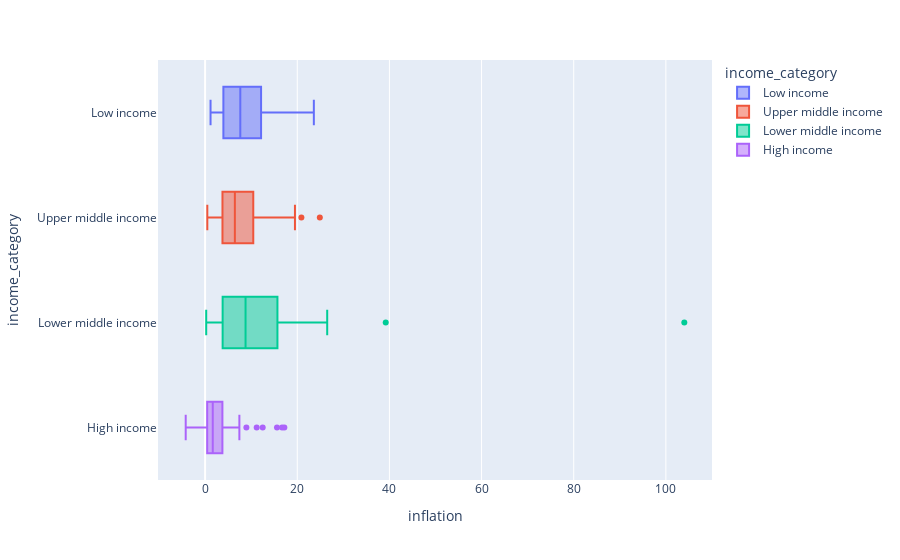

Write notebook code for a chart like this one.
### Code cell
# Plot de Distribuição (BoxPlot) por inflation e income_category
px.box(df_countries, x='inflation', y='income_category', color='income_category', orientation='h', hover_data=['country'])

### Figure 1 — Plotly figure (JSON) as saved in the notebook; plotly's stock layout.template omitted (floating-point values rounded to 4 significant figures)
{"data": [{"alignmentgroup": "True", "customdata": [["Afghanistan"], ["Burkina Faso"], ["Burundi"], ["Central African Republic"], ["Chad"], ["Congo Dem. Rep."], ["Eritrea"], ["Gambia"], ["Guinea-Bissau"], ["Liberia"], ["Madagascar"], ["Malawi"], ["Mali"], ["Mozambique"], ["Niger"], ["Rwanda"], ["Sierra Leone"], ["Sudan"], ["Togo"], ["Uganda"], ["Yemen"]], "hovertemplate": "income_category=%{y}<br>inflation=%{x}<br>country=%{customdata[0]}<extra></extra>", "legendgroup": "Low income", "marker": {"color": "#636efa"}, "name": "Low income", "notched": false, "offsetgroup": "Low income", "orientation": "h", "showlegend": true, "type": "box", "x": [9.44, 6.81, 12.3, 2.01, 6.39, 20.8, 11.6, 4.3, 2.97, 5.47, 8.79, 12.1, 4.37, 7.64, 2.55, 2.61, 17.2, 19.6, 1.18, 10.6, 23.6], "x0": " ", "xaxis": "x", "y": ["Low income", "Low income", "Low income", "Low income", "Low income", "Low income", "Low income", "Low income", "Low income", "Low income", "Low income", "Low income", "Low income", "Low income", "Low income", "Low income", "Low income", "Low income", "Low income", "Low income", "Low income"], "y0": " ", "yaxis": "y"}, {"alignmentgroup": "True", "customdata": [["Albania"], ["Argentina"], ["Armenia"], ["Azerbaijan"], ["Belarus"], ["Belize"], ["Bosnia and Herzegovina"], ["Botswana"], ["Brazil"], ["Bulgaria"], ["China"], ["Colombia"], ["Costa Rica"], ["Dominican Republic"], ["Ecuador"], ["El Salvador"], ["Equatorial Guinea"], ["Fiji"], ["Gabon"], ["Georgia"], ["Grenada"], ["Guatemala"], ["Indonesia"], ["Iraq"], ["Jamaica"], ["Kazakhstan"], ["Libya"], ["Malaysia"], ["Maldives"], ["Mauritius"], ["Moldova"], ["Montenegro"], ["Namibia"], ["Paraguay"], ["Peru"], ["Russia"], ["Serbia"], ["South Africa"], ["St. Vincent and the Grenadines"], ["Suriname"], ["Thailand"], ["Tonga"], ["Turkey"], ["Turkmenistan"]], "hovertemplate": "income_category=%{y}<br>inflation=%{x}<br>country=%{customdata[0]}<extra></extra>", "legendgroup": "Upper middle income", "marker": {"color": "#EF553B"}, "name": "Upper middle income", "notched": false, "offsetgroup": "Upper middle income", "orientation": "h", "showlegend": true, "type": "box", "x": [4.49, 20.9, 7.77, 13.8, 15.1, 1.14, 1.4, 8.92, 8.41, 1.11, 6.94, 3.86, 6.57, 5.44, 7.47, 2.65, 24.9, 4.23, 16.6, 8.55, 0.48, 5.14, 15.3, 16.6, 9.81, 19.5, 14.2, 7.27, 2.88, 1.13, 11.1, 1.6, 3.56, 6.1, 5.71, 14.2, 5.88, 6.35, 4.44, 7.2, 4.08, 3.68, 7.01, 2.31], "x0": " ", "xaxis": "x", "y": ["Upper middle income", "Upper middle income", "Upper middle income", "Upper middle income", "Upper middle income", "Upper middle income", "Upper middle income", "Upper middle income", "Upper middle income", "Upper middle income", "Upper middle income", "Upper middle income", "Upper middle income", "Upper middle income", "Upper middle income", "Upper middle income", "Upper middle income", "Upper middle income", "Upper middle income", "Upper middle income", "Upper middle income", "Upper middle income", "Upper middle income", "Upper middle income", "Upper middle income", "Upper middle income", "Upper middle income", "Upper middle income", "Upper middle income", "Upper middle income", "Upper middle income", "Upper middle income", "Upper middle income", "Upper middle income", "Upper middle income", "Upper middle income", "Upper middle income", "Upper middle income", "Upper middle income", "Upper middle income", "Upper middle income", "Upper middle income", "Upper middle income", "Upper middle income"], "y0": " ", "yaxis": "y"}, {"alignmentgroup": "True", "customdata": [["Algeria"], ["Angola"], ["Bangladesh"], ["Benin"], ["Bhutan"], ["Bolivia"], ["Cambodia"], ["Cameroon"], ["Cape Verde"], ["Comoros"], ["Congo Rep."], ["Cote d'Ivoire"], ["Egypt"], ["Ghana"], ["Guinea"], ["Haiti"], ["India"], ["Iran"], ["Jordan"], ["Kenya"], ["Kiribati"], ["Kyrgyz Republic"], ["Lao"], ["Lebanon"], ["Lesotho"], ["Mauritania"], ["Micronesia"], ["Mongolia"], ["Morocco"], ["Myanmar"], ["Nepal"], ["Nigeria"], ["Pakistan"], ["Philippines"], ["Samoa"], ["Senegal"], ["Solomon Islands"], ["Sri Lanka"], ["Tajikistan"], ["Tanzania"], ["Timor-Leste"], ["Tunisia"], ["Ukraine"], ["Uzbekistan"], ["Vanuatu"], ["Vietnam"], ["Zambia"]], "hovertemplate": "income_category=%{y}<br>inflation=%{x}<br>country=%{customdata[0]}<extra></extra>", "legendgroup": "Lower middle income", "marker": {"color": "#00cc96"}, "name": "Lower middle income", "notched": false, "offsetgroup": "Lower middle income", "orientation": "h", "showlegend": true, "type": "box", "x": [16.1, 22.4, 7.14, 0.885, 5.99, 8.78, 3.12, 1.91, 0.505, 3.87, 20.7, 5.39, 10.1, 16.6, 16.1, 5.45, 8.98, 15.9, 8.43, 2.09, 1.52, 10, 9.2, 0.238, 4.15, 18.9, 3.8, 39.2, 0.976, 7.04, 15.1, 104, 10.9, 4.22, 1.72, 1.85, 6.81, 22.8, 12.5, 9.25, 26.5, 3.82, 13.4, 16.5, 2.62, 12.1, 14], "x0": " ", "xaxis": "x", "y": ["Lower middle income", "Lower middle income", "Lower middle income", "Lower middle income", "Lower middle income", "Lower middle income", "Lower middle income", "Lower middle income", "Lower middle income", "Lower middle income", "Lower middle income", "Lower middle income", "Lower middle income", "Lower middle income", "Lower middle income", "Lower middle income", "Lower middle income", "Lower middle income", "Lower middle income", "Lower middle income", "Lower middle income", "Lower middle income", "Lower middle income", "Lower middle income", "Lower middle income", "Lower middle income", "Lower middle income", "Lower middle income", "Lower middle income", "Lower middle income", "Lower middle income", "Lower middle income", "Lower middle income", "Lower middle income", "Lower middle income", "Lower middle income", "Lower middle income", "Lower middle income", "Lower middle income", "Lower middle income", "Lower middle income", "Lower middle income", "Lower middle income", "Lower middle income", "Lower middle income", "Lower middle income", "Lower middle income"], "y0": " ", "yaxis": "y"}, {"alignmentgroup": "True", "customdata": [["Antigua and Barbuda"], ["Australia"], ["Austria"], ["Bahamas"], ["Bahrain"], ["Barbados"], ["Belgium"], ["Brunei"], ["Canada"], ["Chile"], ["Croatia"], ["Cyprus"], ["Czech Republic"], ["Denmark"], ["Estonia"], ["Finland"], ["France"], ["Germany"], ["Greece"], ["Guyana"], ["Hungary"], ["Iceland"], ["Ireland"], ["Israel"], ["Italy"], ["Japan"], ["Kuwait"], ["Latvia"], ["Lithuania"], ["Luxembourg"], ["Malta"], ["Netherlands"], ["New Zealand"], ["Norway"], ["Oman"], ["Panama"], ["Poland"], ["Portugal"], ["Qatar"], ["Romania"], ["Saudi Arabia"], ["Seychelles"], ["Singapore"], ["Slovak Republic"], ["Slovenia"], ["South Korea"], ["Spain"], ["Sweden"], ["Switzerland"], ["United Arab Emirates"], ["United Kingdom"], ["United States"], ["Uruguay"]], "hovertemplate": "income_category=%{y}<br>inflation=%{x}<br>country=%{customdata[0]}<extra></extra>", "legendgroup": "High income", "marker": {"color": "#ab63fa"}, "name": "High income", "notched": false, "offsetgroup": "High income", "orientation": "h", "showlegend": true, "type": "box", "x": [1.44, 1.16, 0.873, -0.393, 7.44, 0.321, 1.88, 16.7, 2.87, 8.96, 0.821, 2.01, -1.43, 3.22, 1.74, 0.351, 1.05, 0.758, 0.673, 5.73, 2.33, 5.47, -3.22, 1.77, 0.319, -1.9, 11.2, -0.812, 2.38, 3.62, 3.83, 0.848, 3.73, 5.95, 15.6, 2.59, 1.66, 0.643, 6.98, 3.53, 17.2, -4.21, -0.046, 0.485, -0.987, 3.16, 0.16, 0.991, 0.317, 12.5, 1.57, 1.22, 4.91], "x0": " ", "xaxis": "x", "y": ["High income", "High income", "High income", "High income", "High income", "High income", "High income", "High income", "High income", "High income", "High income", "High income", "High income", "High income", "High income", "High income", "High income", "High income", "High income", "High income", "High income", "High income", "High income", "High income", "High income", "High income", "High income", "High income", "High income", "High income", "High income", "High income", "High income", "High income", "High income", "High income", "High income", "High income", "High income", "High income", "High income", "High income", "High income", "High income", "High income", "High income", "High income", "High income", "High income", "High income", "High income", "High income", "High income"], "y0": " ", "yaxis": "y"}], "layout": {"boxmode": "overlay", "legend": {"title": {"text": "income_category"}, "tracegroupgap": 0}, "margin": {"t": 60}, "xaxis": {"anchor": "y", "domain": [0, 1], "title": {"text": "inflation"}}, "yaxis": {"anchor": "x", "categoryarray": ["High income", "Lower middle income", "Upper middle income", "Low income"], "categoryorder": "array", "domain": [0, 1], "title": {"text": "income_category"}}}}
